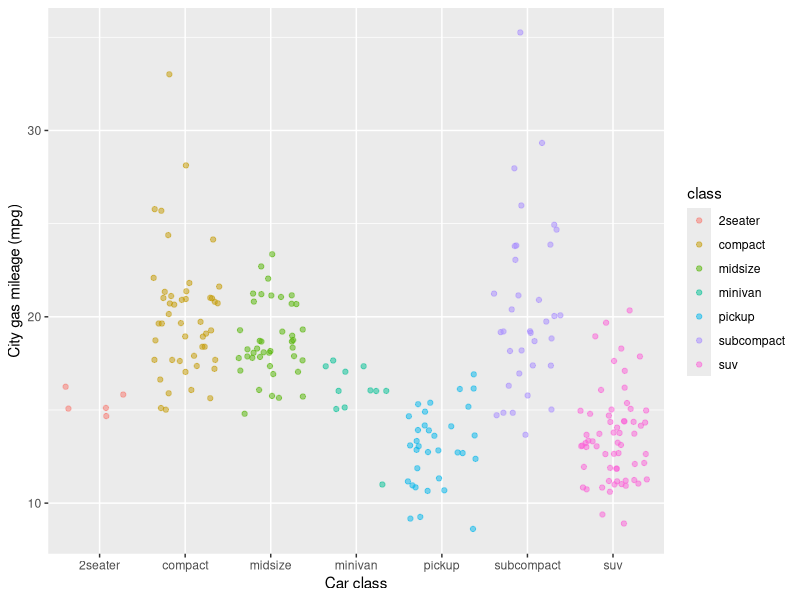

Write the R code that produced this figure.
## ---- chunk 1
knitr::opts_chunk$set(echo = TRUE)
library(tidyverse)

## ---- chunk 2
ggplot(data = mpg, aes(x = class, y = cty)) +
	geom_jitter(aes(color = class), alpha = 0.5) +
	labs(x = "Car class", y = "City gas mileage (mpg)")
